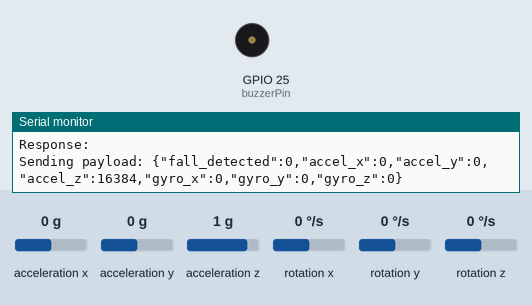
A sketch run on a simulated ESP32. Shown: buzzer (waves = sounding, pin HIGH), the last lines printed to the serial monitor. Inputs (shaded band) come from the test bench; at power-on: acceleration z 1 g, acceleration x 0 g, acceleration y 0 g, rotation x 0 °/s, rotation y 0 °/s, rotation z 0 °/s. WiFi joins after 1.5 s; servers stay silent unless stated; uploads are accepted with an empty reply.

Above: at 3.2 s.
3.3 s: acceleration z set to 0.8 g
At 3.7 s:
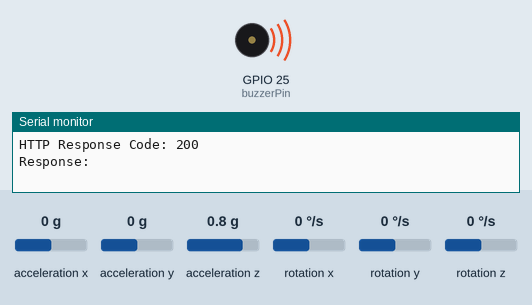
6.3 s: acceleration x set to -0.4 g
9.3 s: acceleration x set to -0.7 g
At 10.6 s:
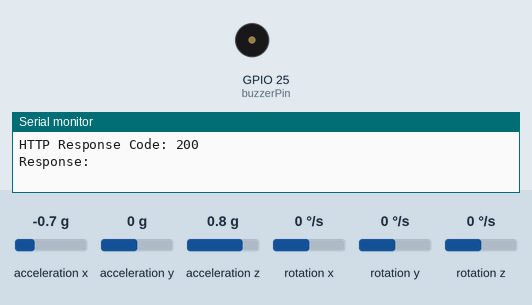
11.1 s: acceleration x set to 0 g
14.1 s: acceleration x set to -1.4 g
At 15.4 s:
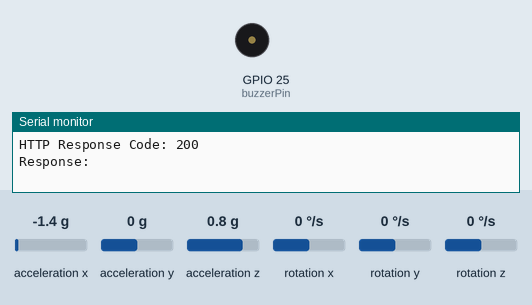
Timing chart, 0 to 16.7 s (numbered marks = the images above; inputs shaded):
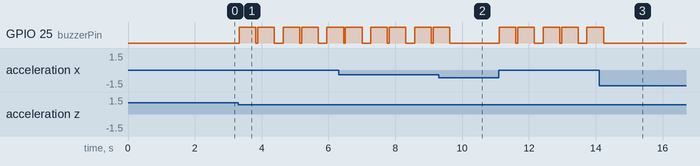

Measured:
- the behaviour switches between 1 and 0.9 g on acceleration z (found by bisection; images 0 and 1)
- the behaviour switches between -0.5 and -0.6 g on acceleration x (found by bisection; images 1 and 2)
- after the input at 9.3 s, GPIO 25 (buzzerPin): goes on until 9.6 s, then stays LOW
- after the input at 14.1 s, GPIO 25 (buzzerPin): goes on until 14.2 s, then stays LOW
- by itself, GPIO 25 (buzzerPin): repeats every 1.3 s: HIGH 0.50 s, LOW 0.26 s, HIGH 0.50 s, LOW 0.05 s

The sketch:

sensor.ino
```cpp
#include <WiFi.h>
#include <HTTPClient.h>
#include <Wire.h>
#include <MPU6050.h>

// WiFi credentials
const char* ssid = "BSNL VNR1";
const char* password = "12345678";
const char* serverURL = "https://script.google.com/macros/s/AKfycbz5ynmsRxEHogof83tW5gDuuGmnhCSDOEUJLEe53UXMpbyBZouPGH3MKyofSywQrAPM/exec";  // Paste your Web App URL here

// Sensor and Buzzer
MPU6050 mpu;
#define FALL_THRESHOLD 0.95 // Adjust based on experimentation
const int buzzerPin = 25;  // GPIO pin for buzzer

void setup() {
  Serial.begin(115200);
  WiFi.begin(ssid, password);

  // Connect to WiFi
  Serial.print("Connecting to WiFi...");
  while (WiFi.status() != WL_CONNECTED) {
    delay(1000);
    Serial.print(".");
  }
  Serial.println("\nConnected to WiFi");

  // Initialize MPU6050
  Wire.begin();
  mpu.initialize();
  if (!mpu.testConnection()) {
    Serial.println("Failed to connect to MPU6050");
    while (1);
  }
  Serial.println("MPU6050 initialized.");

  // Initialize buzzer
  pinMode(buzzerPin, OUTPUT);
  digitalWrite(buzzerPin, LOW);  // Ensure buzzer is off initially
}

void loop() {
  // MPU6050 accelerometer and gyroscope data
  int16_t ax, ay, az;
  int16_t gx, gy, gz;

  // Read accelerometer and gyroscope data
  mpu.getAcceleration(&ax, &ay, &az);
  mpu.getRotation(&gx, &gy, &gz);

  // Calculate acceleration magnitude for fall detection
  float acceleration = sqrt(ax * ax + ay * ay + az * az) / 16384.0;
  bool fallDetected = (acceleration < FALL_THRESHOLD);

  // Activate buzzer if fall is detected
  if (fallDetected) {
    digitalWrite(buzzerPin, HIGH);  // Turn on buzzer
    delay(500);                     // Buzzer on for 0.5 seconds
    digitalWrite(buzzerPin, LOW);   // Turn off buzzer
  }

  // Send data every 1 second
  static uint32_t lastMillis = 0;
  if (millis() - lastMillis > 1000) {
    lastMillis = millis();

    if (WiFi.status() == WL_CONNECTED) {
      HTTPClient http;
      http.begin(serverURL);
      http.addHeader("Content-Type", "application/json");

      // Create JSON payload with accelerometer and gyroscope data in X, Y, Z directions
      String jsonPayload = "{\"fall_detected\":" + String(fallDetected) +
                           ",\"accel_x\":" + String(ax) +
                           ",\"accel_y\":" + String(ay) +
                           ",\"accel_z\":" + String(az) +
                           ",\"gyro_x\":" + String(gx) +
                           ",\"gyro_y\":" + String(gy) +
                           ",\"gyro_z\":" + String(gz) + "}";

      // Print the JSON payload for debugging
      Serial.println("Sending payload: " + jsonPayload);

      // Send data to server
      int httpResponseCode = http.POST(jsonPayload);

      // Check the response
      Serial.print("HTTP Response Code: ");
      Serial.println(httpResponseCode);
      if (httpResponseCode > 0) {
        String response = http.getString();
        Serial.println("Response: " + response);
      } else {
        Serial.print("Error on sending POST: ");
        Serial.println(httpResponseCode);
      }
      http.end();
    } else {
      Serial.println("WiFi Disconnected");
    }
  }

  delay(50);
}
```
